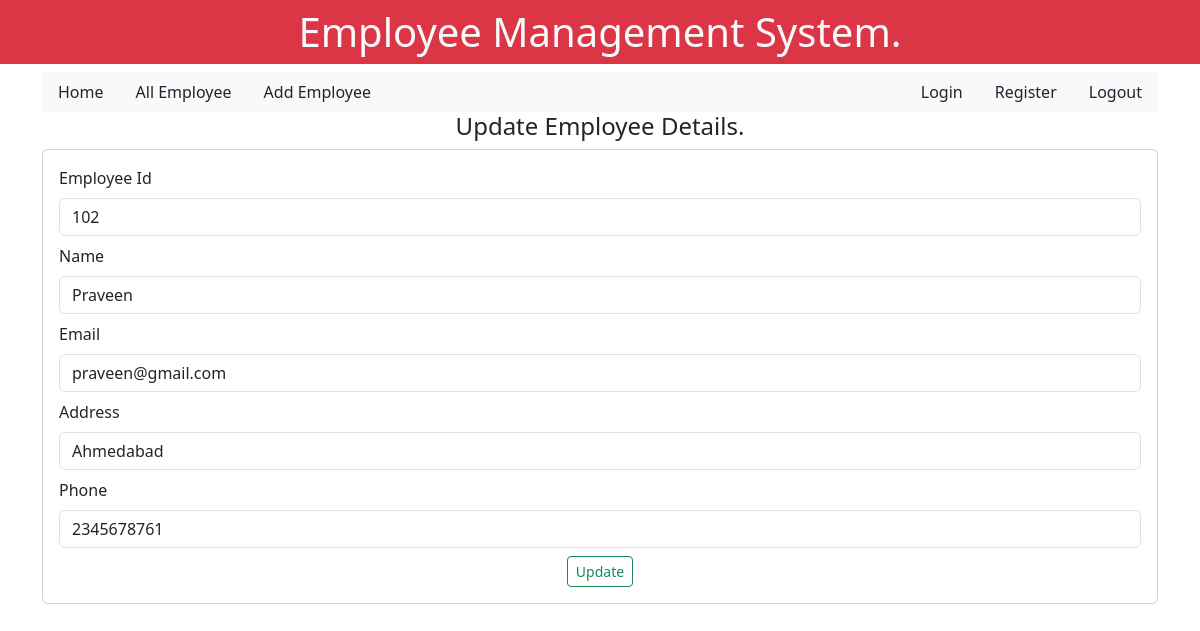
Screenshot of /updateemployee/3/ with the database file from the repository.
### emp/models.py (models this page shows)
class Employee(models.Model):
    employeeid  = models.CharField(max_length=100)
    employeename = models.CharField(max_length=50)
    email        = models.CharField(max_length=50)
    address      = models.CharField(max_length=50)
    phone        = models.CharField(max_length=50)

### emp/views.py (the view)
# urls.py: path("updateemployee/<int:empid>/", views.updateemployee,    name="updateemployee"),
def updateemployee(request, empid):
    e = Employee.objects.get(pk = empid)
    return render(request, "emp/updateemployee.html", {"singleemp": e})

### emp/templates/emp/updateemployee.html (shortened to what this page needs)
{% extends "base.html" %}
{% block content %}
<h4 class="text-center">Update Employee Details.</h4>
<div class="card p-3">
    <form action="/doupdateemployee/{{singleemp.id}}/"  method="POST">
        <div class="mb-2">
          <label for="exampleInputEmail1" class="form-label">Employee Id</label>
          <input type="text" class="form-control" placeholder="Enter the employee id" name="employeeid" value = "{{singleemp.employeeid}}" readonly>
        </div>
        <div class="mb-2">
            <label for="exampleInputEmail1" class="form-label">Name</label>
            <input type="text" class="form-control" placeholder="Enter the name" name="employeename"  value = "{{singleemp.employeename}}">
          </div>
          <div class="mb-2">
            <label for="exampleInputEmail1" class="form-label">Email</label>
            <input type="text" class="form-control" placeholder="Enter the email id" name="employeeemail" value = "{{singleemp.email}}">
          </div>
          <div class="mb-2">
            <label for="exampleInputEmail1" class="form-label">Address</label>
            <input type="text" class="form-control" placeholder="Enter the address" name="employeeaddress" value = "{{singleemp.address}}">
          </div>
          <div class="mb-2">
            <label for="exampleInputEmail1" class="form-label">Phone</label>
            <input type="text" class="form-control" placeholder="Enter the phone number" name="employeephone" value = "{{singleemp.phone}}">
          </div>
          <div class="container text-center mt-2">
             <button type="submit" class="btn btn-sm btn-outline-success">Update</button>
          </div>
      </form>
</div>
{% endblock content %}

### rows the page displays
Employee: employeeid "102", employeename "Praveen", employeeemail "praveen@gmail.com", employeeaddress "Ahmedabad", employeephone "2345678761"
